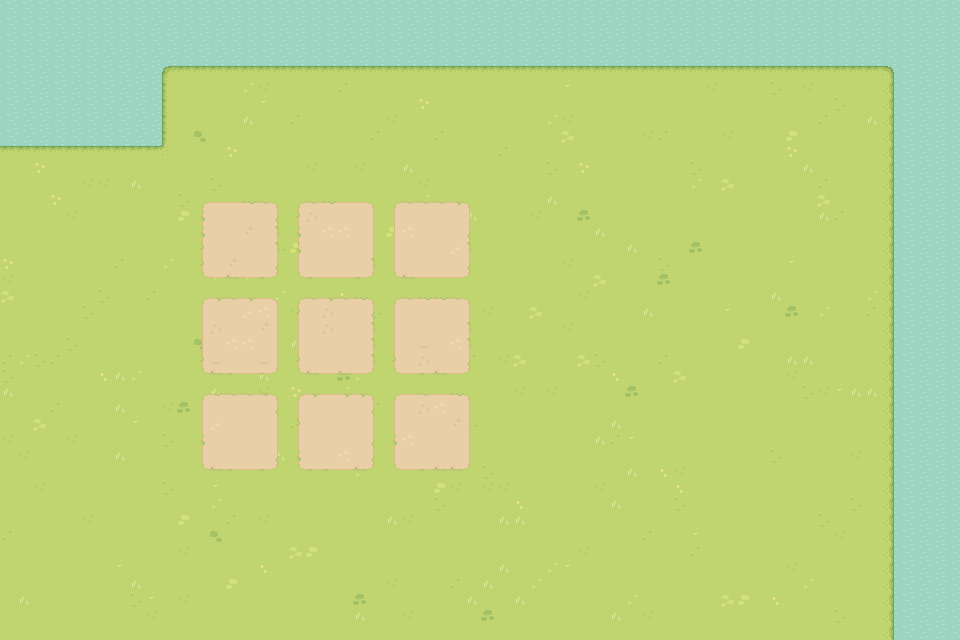

A 2D game scene composited from a Tiled map and its tileset images. What follows is a short description and the map's XML, with each tile layer's data collapsed to a summary:
An orthogonal 60x40 tile map with 16x16 px tiles, 3 tile layers (water, grass, dirt), 3 tilesets.

<map version="1.10" tiledversion="1.10.2" orientation="orthogonal" renderorder="right-down" width="60" height="40" tilewidth="16" tileheight="16" infinite="0" nextlayerid="4" nextobjectid="1">
 <tileset firstgid="1" source="grass.tsx" />
 <tileset firstgid="78" source="water.tsx" />
 <tileset firstgid="82" source="dirt.tsx" />
 <layer id="2" name="water" width="60" height="40">
  <data>[2400 cells, 544 non-empty, 5 distinct tile ids]</data>
 </layer>
 <layer id="1" name="grass" width="60" height="40">
  <data>[2400 cells, 2166 non-empty, 23 distinct tile ids]</data>
 </layer>
 <layer id="3" name="dirt" width="60" height="40">
  <data>[2400 cells, 324 non-empty, 24 distinct tile ids]</data>
 </layer>
</map>
